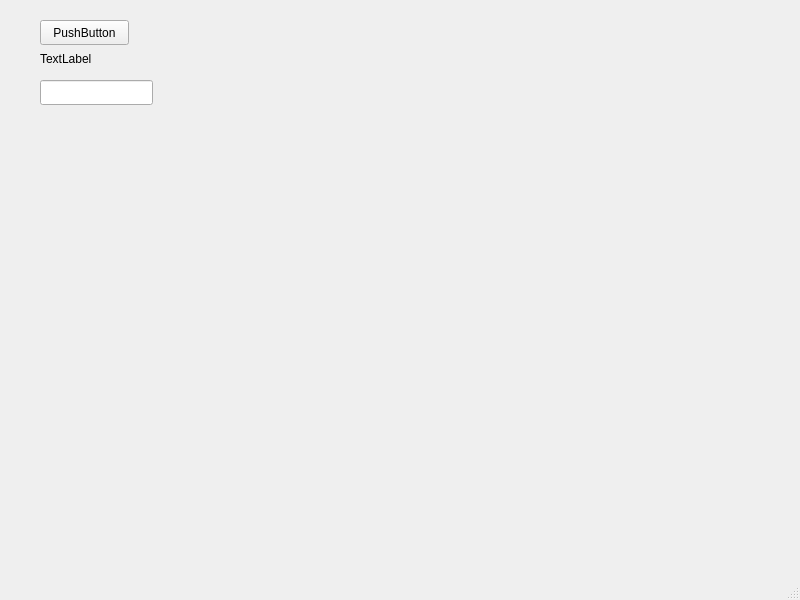
<?xml version="1.0" encoding="UTF-8"?>
<ui version="4.0">
 <class>MainWindow</class>
 <widget class="QMainWindow" name="MainWindow">
  <property name="geometry">
   <rect>
    <x>0</x>
    <y>0</y>
    <width>800</width>
    <height>600</height>
   </rect>
  </property>
  <property name="windowTitle">
   <string>MainWindow</string>
  </property>
  <widget class="QWidget" name="centralwidget">
   <widget class="QPushButton" name="pushButton">
    <property name="geometry">
     <rect>
      <x>40</x>
      <y>20</y>
      <width>89</width>
      <height>25</height>
     </rect>
    </property>
    <property name="text">
     <string>PushButton</string>
    </property>
   </widget>
   <widget class="QLabel" name="label">
    <property name="geometry">
     <rect>
      <x>40</x>
      <y>50</y>
      <width>67</width>
      <height>17</height>
     </rect>
    </property>
    <property name="text">
     <string>TextLabel</string>
    </property>
   </widget>
   <widget class="QLineEdit" name="lineEdit">
    <property name="geometry">
     <rect>
      <x>40</x>
      <y>80</y>
      <width>113</width>
      <height>25</height>
     </rect>
    </property>
   </widget>
  </widget>
  <widget class="QMenuBar" name="menubar">
   <property name="geometry">
    <rect>
     <x>0</x>
     <y>0</y>
     <width>800</width>
     <height>28</height>
    </rect>
   </property>
  </widget>
  <widget class="QStatusBar" name="statusbar"/>
 </widget>
 <resources/>
 <connections/>
</ui>
